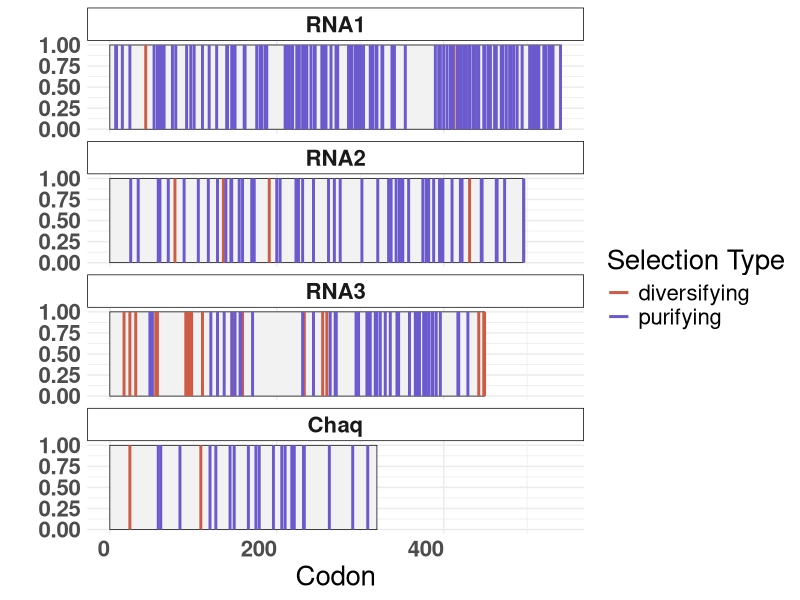
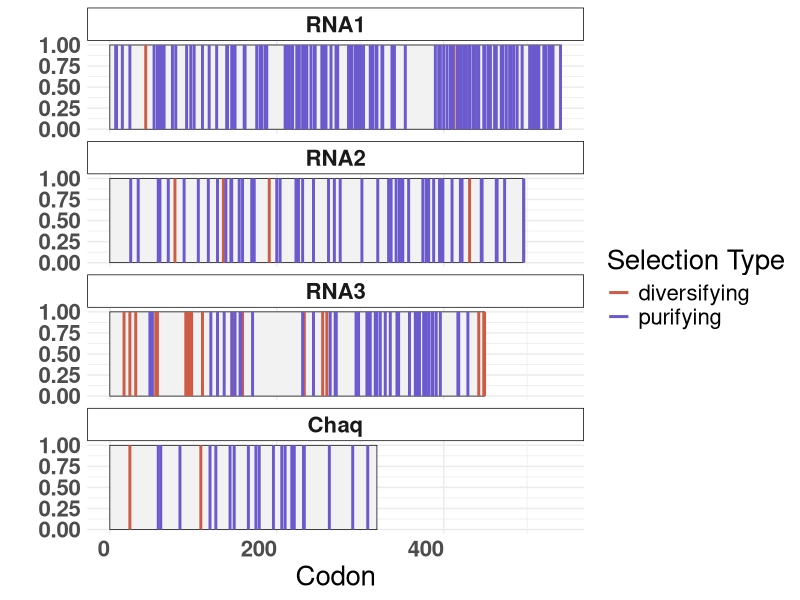

Write the R code that produced these figures, in order.
library(tidyverse)

chaq <- read.csv("analyses/trees/Chaq/Chaq_FEL.csv") %>% 
  mutate(segment = "Chaq")

RNA1 <- read.csv("analyses/trees/RNA1/RNA1_FEL.csv") %>% 
  mutate(segment = "RNA1")

RNA2 <- read.csv("analyses/trees/RNA2/RNA2_FEL.csv") %>% 
  mutate(segment = "RNA2")

RNA3_sim <- read.csv("analyses/trees/RNA3/RNA3_FEL_sim.csv") %>% 
  mutate(segment = "RNA3")

RNA3_else <- read.csv("analyses/trees/RNA3/RNA3_FEL.csv") %>% 
  mutate(segment = "RNA3")

all_invariable <- rbind(chaq, RNA1, RNA2, RNA3_else, RNA3_sim) %>% 
  filter(class == "Invariable") %>% 
  select(segment, codon, alpha, beta, alpha.beta, LRT, p.value, Total.branch.length)

write.csv(all_invariable, file = "analyses/trees/invariable_selection.csv")

all_neutral <- rbind(chaq, RNA1, RNA2, RNA3_else, RNA3_sim) %>% 
  filter(class == "Neutral") %>% 
  select(segment, codon, alpha, beta, alpha.beta, LRT, p.value, Total.branch.length)

write.csv(all_neutral, file = "analyses/trees/invariable_neutral.csv")

all_purifying <- rbind(chaq, RNA1, RNA2, RNA3_else, RNA3_sim) %>% 
  filter(class == "Purifying") %>% 
  select(segment, codon, alpha, beta, alpha.beta, LRT, p.value, Total.branch.length)

write.csv(all_purifying, file = "analyses/trees/purifying_selection.csv")

all_diversifying <- rbind(chaq, RNA1, RNA2, RNA3_else, RNA3_sim) %>% 
  filter(class == "Diversifying") %>% 
  select(segment, codon, alpha, beta, alpha.beta, LRT, p.value, Total.branch.length)

write.csv(all_diversifying, file = "analyses/trees/diversifying_selection.csv")

significant_diversifying <- filter(all_diversifying, p.value < 0.09)
significant_purifying    <- filter(all_purifying,    p.value < 0.09)

significant_diversifying$selection_type <- "diversifying"
significant_purifying$selection_type    <- "purifying"

all_significant <- rbind(significant_diversifying, significant_purifying)

# how long are coding sequence?
# these #s based on FoCo17 sequences, MT742160 - MT742163

RNA1_codons <- 541
RNA2_codons <- 495
RNA3_codons <- 449
Chaq_codons <- 320

codon_lengths <- tibble(
  segment    = c("RNA1",     "RNA2",       "RNA3",      "Chaq"),
  num_codons = c(RNA1_codons, RNA2_codons, RNA3_codons, Chaq_codons)
)

# reorder for plotting: chaq last
all_significant$segment <- fct_relevel(all_significant$segment, "Chaq", after=3)
codon_lengths$segment <- fct_relevel(codon_lengths$segment, "Chaq", after=3)

ggplot(all_significant) +
  geom_rect(data=codon_lengths, 
            aes(xmin = 0, xmax = num_codons, ymin=0, ymax=1),
            linewidth=0.25, color="black", fill="grey95") +
  geom_segment(data=all_significant, 
               aes(x=codon, xend=codon, y=0, yend=1, color=selection_type),
               linewidth=1) +
  facet_wrap(~segment, ncol = 1) + 
  theme_minimal(base_size = 11) +
  theme(strip.background = element_rect(colour = "black", fill = "white"),
        strip.text = element_text(face = "bold"),
        axis.text = element_text(face = "bold"),
        text = element_text(size = 20),
        axis.text.x = element_text(angle = 0, hjust = 1, vjust = 1)) +
  scale_color_manual(values=c("coral3", "slateblue")) + 
  labs(x = "Codon", y = "", color = "Selection Type") 

ggsave("analyses/plots/Fig_9_sites_under_selection.pdf", width=7.5, height=6, units="in")
